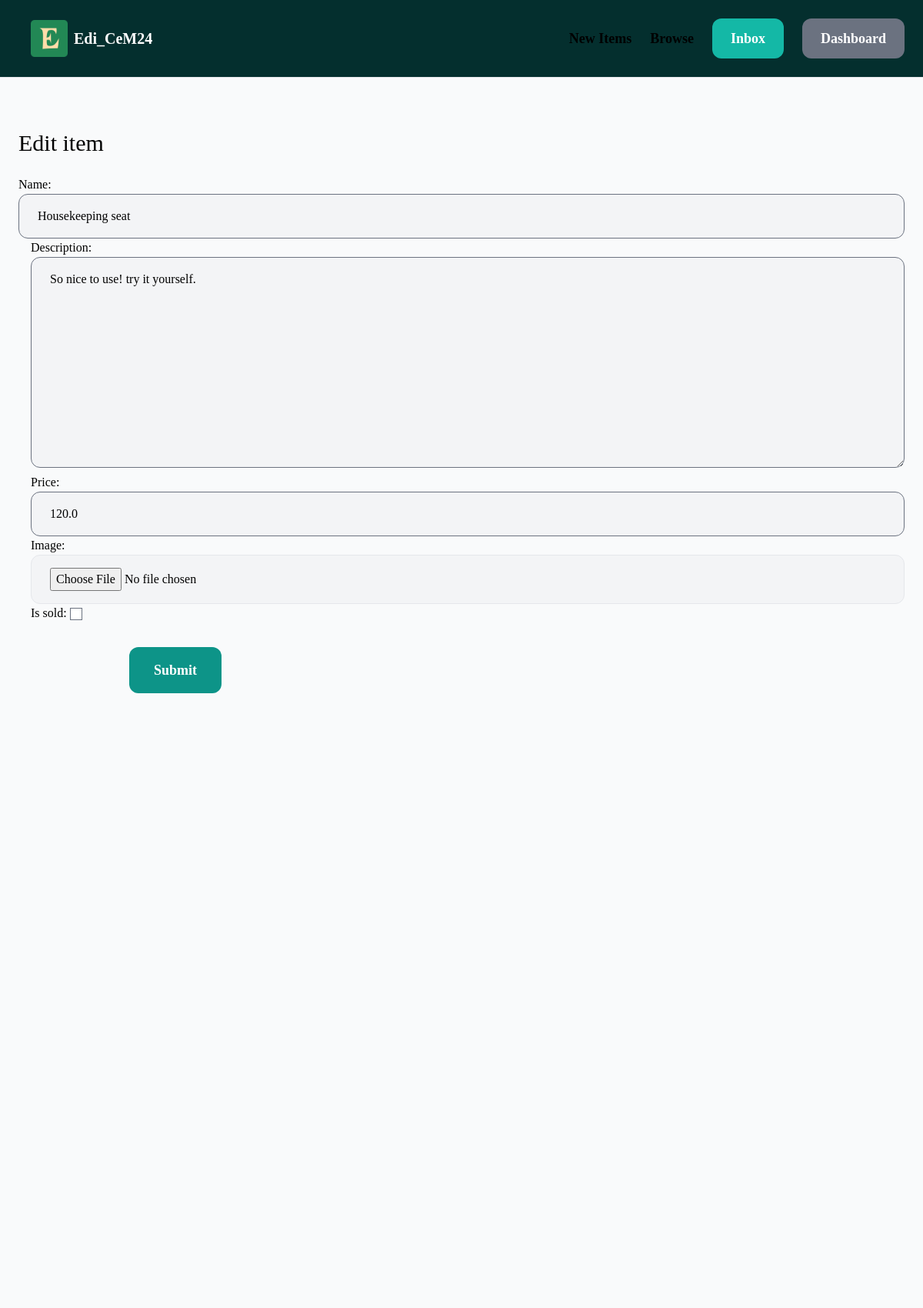
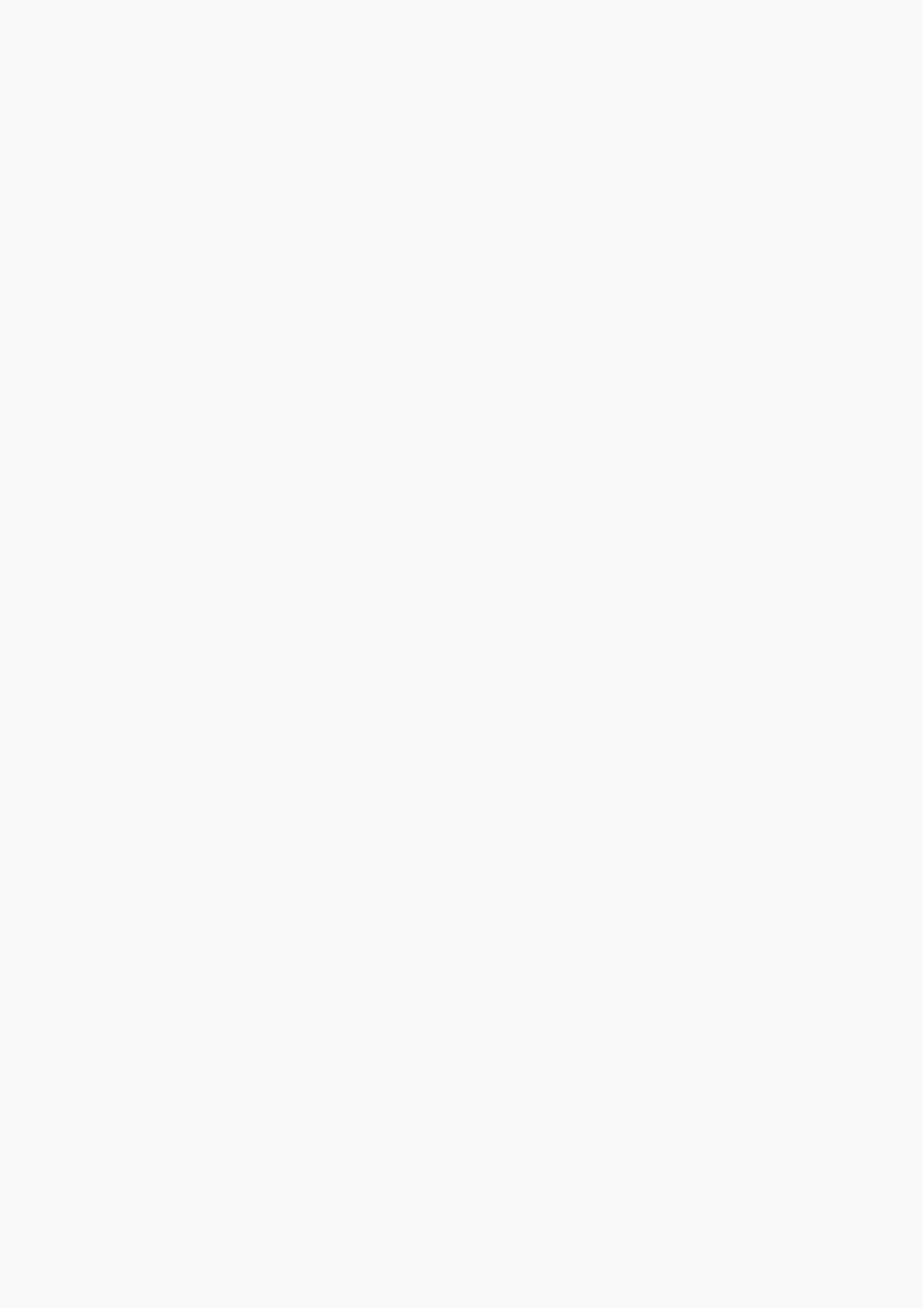
The app's page /item/2/edit/ (signed in, upper part) with its own data (2 pictures, top to bottom).
### item/models.py (models this page shows, shortened)
class Item(models.Model):
    category = models.ForeignKey(Category, related_name='item', on_delete=models.CASCADE)
    name =  models.CharField(max_length=255)
    description = models.TextField(blank=True, null=True)
    price = models.FloatField()
    image = models.ImageField(upload_to='store', blank=True, null=True)
    is_sold = models.BooleanField(default=False)
    created_by = models.ForeignKey(User, related_name='item', on_delete=models.CASCADE)
    created_at = models.DateTimeField(auto_now_add=True)

### item/views.py (the view)
# urls.py: path('<int:pk>/edit/', views.edit, name='edit'),
@login_required
def edit(request, pk):
    item = get_object_or_404(Item, pk=pk, created_by=request.user)
    if request.method == 'POST':
        form = EditItemForm(request.POST, request.FILES, instance=item)    # we passed in the parameters in order to allow users to upload files on request(request.POST, request.FILES).
        if form.is_valid():
            form.save()
            return redirect('item:detail', pk=item.id)
    else:
       form = EditItemForm(instance=item)
    return render(request, 'item/form.html', {
        "form": form,
        "title": 'Edit item',
    })

### item/forms.py
class EditItemForm(forms.ModelForm):
    class Meta:
        model = Item
        fields = ('name', 'description', 'price', 'image', 'is_sold')
        widgets= {
            'name': forms.TextInput(attrs={
                'class': INPUT_CLASSES
            }),
            'description': forms.Textarea(attrs={
                'class': INPUT_CLASSES
            }),
            'price': forms.TextInput(attrs={
                'class': INPUT_CLASSES
            }),
            'image': forms.FileInput(attrs={
                'class': INPUT_CLASSES
            }),
        }

### item/templates/item/form.html (shortened to what this page needs)
{% extends 'base.html' %}
{% load static %}
{% block content %}
  <h1 class="mt-36 mb-6 text-3xl">{{ title }}</h1>
  <form action="." method="POST" enctype="multipart/form-data">
      <div class="space-x-4">
        {{ form.as_p }}
      </div>
      <button type="submit" class="mt-8 py-4 px-8 text-lg text-center justify-center bg-teal-600 hover:bg-teal-950 rounded-xl font-semibold ml-36 text-white">Submit</button>
  </form>
{% endblock content %}

### records on screen
Item: name "Housekeeping seat", description "So nice to use! try it yourself.", price "120.0"

### other values on screen
{{ title }} "Edit item"
